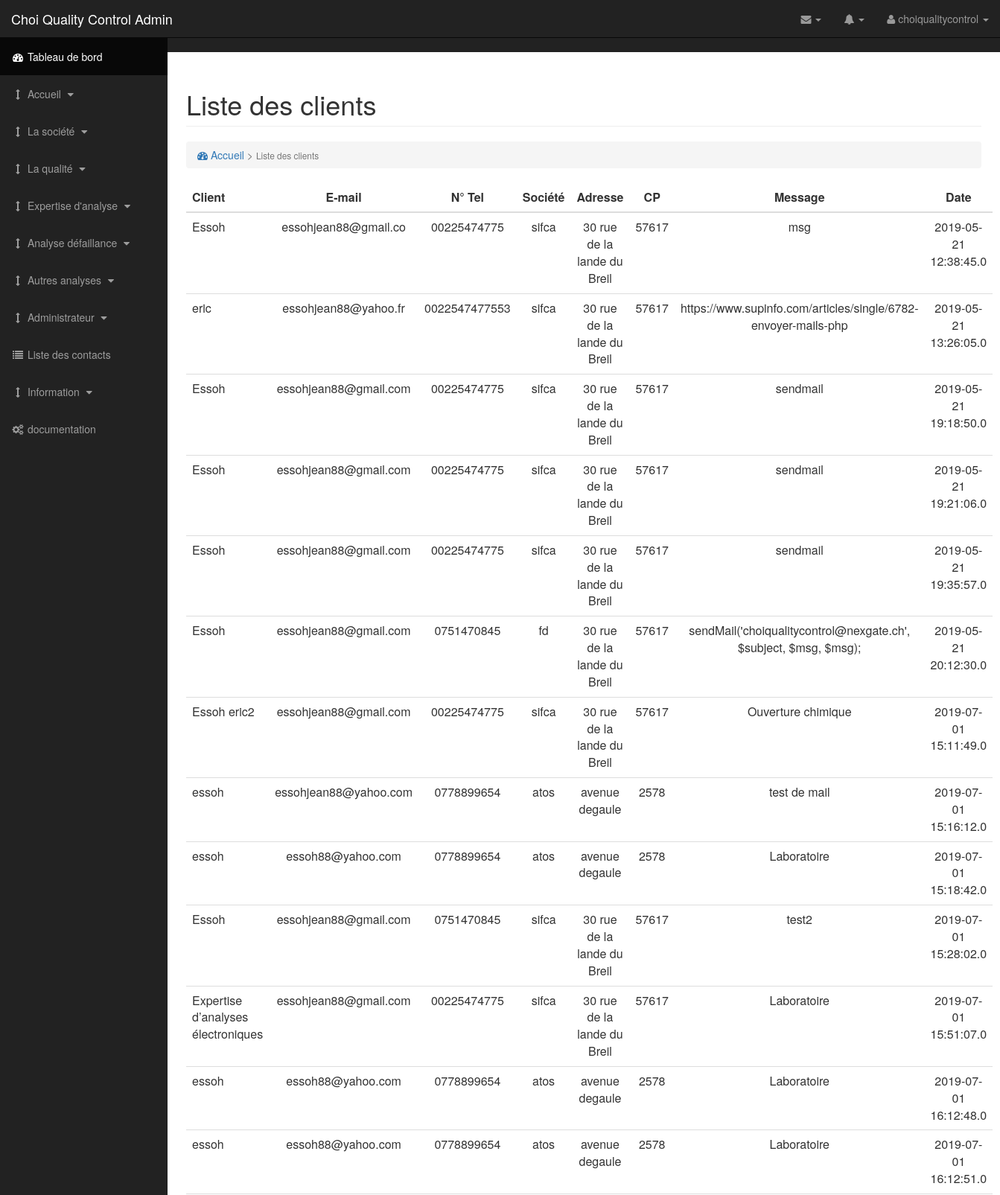
Page /admin/list-contact.php (signed in, upper part) on the committed database.
### tables this page shows
CREATE TABLE IF NOT EXISTS `contact` (
  `contact_id` int(11) NOT NULL AUTO_INCREMENT,
  `contact_nom` varchar(50) NOT NULL,
  `contact_email` varchar(50) NOT NULL,
  `contact_tel` varchar(15) DEFAULT NULL,
  `contact_societe` varchar(50) NOT NULL,
  `contact_adresse` varchar(100) NOT NULL,
  `contact_postal` varchar(5) NOT NULL,
  `contact_message` text NOT NULL,
  `contact_date` datetime(1) NOT NULL,
  `contact_active` tinyint(1) NOT NULL DEFAULT '0',
  PRIMARY KEY (`contact_id`)
);

### admin/process/t-list-contact.php (called while the page is built, shortened)
<?php
	require('config.php');
    $prestations = $db->prepare('SELECT * FROM contact ORDER BY contact_active DESC');
    $prestations->execute();
 ?>

### admin/list-contact.php (the view, shortened to what this page needs)
<?php
    require('process/t-list-contact.php');
?>
<!DOCTYPE html>
<html lang="fr">
<head>
</head>
<body>
    <div id="wrapper">
        <nav class="navbar navbar-inverse navbar-fixed-top" role="navigation">
        </nav>
        <div id="page-wrapper">
            <div class="container-fluid">
                <div class="row">
                    <div class="col-lg-12">
                        <h1 class="page-header">
                            Liste des clients
                        </h1>
                        <ol class="breadcrumb">
                            <li class="active">
                                <a href="\choiqualitycontrol\admin\index.php"><i class="fa fa-dashboard"></i> Accueil</a> > <small>Liste des clients</small>
                            </li>
                        </ol>
                    </div>
                </div>
                <div class="row">
                    <div class="col-lg-12">
                        <table class="table striped-table">
                            <thead>
                                <tr>
                                    <th>Client</th>
                                    <th class="text-center">E-mail</th>
                                    <th class="text-center">N° Tel</th>
                                    <th class="text-center">Société</th>
                                    <th class="text-center">Adresse</th>
                                    <th class="text-center">CP</th>
                                    <th class="text-center">Message</th>
                                     <th class="text-center">Date</th>
                                </tr>
                            </thead>
                            <tbody>
                                <?php while ($prest = $prestations->fetch()) { ?>
                                    <tr>
                                        <td><?= $prest['contact_nom']?></td>
                                        <td class="text-center"><?= $prest['contact_email']?></td>
                                        <td class="text-center"><?= $prest['contact_tel']?></td>
                                        <td class="text-center"><?= $prest['contact_societe']?></td>
                                        <td class="text-center"><?= $prest['contact_adresse']?></td>
                                        <td class="text-center"><?= $prest['contact_postal']?></td>
                                        <td class="text-center"><?= $prest['contact_message']?></td>
                                         <td class="text-center"><?= $prest['contact_date']?></td>
                                    </tr>
                                <?php } ?>
                            </tbody>
                        </table>
                    </div>
                </div>
            </div>
        </div>
    </div>
</body>
</html>

### assets/css/sb-admin.css (style rules this page uses)
body { margin-top: 100px; background-color: #222; }
@media (min-width:768px) { body { margin-top: 50px; } }
#wrapper { padding-left: 0; }
#page-wrapper { width: 100%; padding: 0; background-color: #fff; }
@media (min-width:768px) { #wrapper { padding-left: 225px; } }
@media (min-width:768px) { #page-wrapper { padding: 10px; } }
.top-nav { padding: 0 15px; }
.top-nav>li { display: inline-block; float: left; }
.top-nav>li>a { padding-top: 15px; padding-bottom: 15px; line-height: 20px; color: #999; }
@media (min-width:768px) { .side-nav { position: fixed; top: 51px; left: 225px; width: 225px; margin-left: -225px; border: none; border-radius: 0; overflow-y: auto; background-color: #222; bottom: 0; overflow-x: hidden; padding-bottom: 40px; } }
@media (min-width:768px) { .side-nav>li>a { width: 225px; } }

### assets/css/style-admin.css (style rules this page uses)
.text-center { text-align: center; }

### rows in the picture
contact: contact_nom "Essoh", contact_email "essohjean88@gmail.co", contact_tel "00225474775", contact_societe "sifca", contact_adresse "30 rue de la lande du Breil", contact_postal "57617", contact_message "msg", contact_date "2019-05-21 12:38:45.0"
contact: contact_nom "eric", contact_email "essohjean88@yahoo.fr", contact_tel "0022547477553", contact_societe "sifca", contact_adresse "30 rue de la lande du Breil", contact_postal "57617", contact_message "https://www.supinfo.com/articles/single/6782-envoyer-mails-php", contact_date "2019-05-21 13:26:05.0"
contact: contact_nom "Essoh", contact_email "essohjean88@gmail.com", contact_tel "00225474775", contact_societe "sifca", contact_adresse "30 rue de la lande du Breil", contact_postal "57617", contact_message "sendmail", contact_date "2019-05-21 19:18:50.0"
contact: contact_nom "Essoh", contact_email "essohjean88@gmail.com", contact_tel "00225474775", contact_societe "sifca", contact_adresse "30 rue de la lande du Breil", contact_postal "57617", contact_message "sendmail", contact_date "2019-05-21 19:21:06.0"
contact: contact_nom "Essoh", contact_email "essohjean88@gmail.com", contact_tel "00225474775", contact_societe "sifca", contact_adresse "30 rue de la lande du Breil", contact_postal "57617", contact_message "sendmail", contact_date "2019-05-21 19:35:57.0"
contact: contact_nom "Essoh", contact_email "essohjean88@gmail.com", contact_tel "0751470845", contact_societe "fd", contact_adresse "30 rue de la lande du Breil", contact_postal "57617", contact_message "sendMail('choiqualitycontrol@nexgate.ch', $subject, $msg, $msg);", contact_date "2019-05-21 20:12:30.0"
contact: contact_nom "Essoh eric2", contact_email "essohjean88@gmail.com", contact_tel "00225474775", contact_societe "sifca", contact_adresse "30 rue de la lande du Breil", contact_postal "57617", contact_message "Ouverture chimique", contact_date "2019-07-01 15:11:49.0"
contact: contact_nom "essoh", contact_email "essohjean88@yahoo.com", contact_tel "0778899654", contact_societe "atos", contact_adresse "avenue degaule", contact_postal "2578", contact_message "test de mail", contact_date "2019-07-01 15:16:12.0"
contact: contact_nom "essoh", contact_email "essoh88@yahoo.com", contact_tel "0778899654", contact_societe "atos", contact_adresse "avenue degaule", contact_postal "2578", contact_message "Laboratoire", contact_date "2019-07-01 15:18:42.0"
contact: contact_nom "Essoh", contact_email "essohjean88@gmail.com", contact_tel "0751470845", contact_societe "sifca", contact_adresse "30 rue de la lande du Breil", contact_postal "57617", contact_message "test2", contact_date "2019-07-01 15:28:02.0"
contact: contact_nom "Expertise d’analyses électroniques", contact_email "essohjean88@gmail.com", contact_tel "00225474775", contact_societe "sifca", contact_adresse "30 rue de la lande du Breil", contact_postal "57617", contact_message "Laboratoire", contact_date "2019-07-01 15:51:07.0"
contact: contact_nom "essoh", contact_email "essoh88@yahoo.com", contact_tel "0778899654", contact_societe "atos", contact_adresse "avenue degaule", contact_postal "2578", contact_message "Laboratoire", contact_date "2019-07-01 16:12:48.0"
contact: contact_nom "essoh", contact_email "essoh88@yahoo.com", contact_tel "0778899654", contact_societe "atos", contact_adresse "avenue degaule", contact_postal "2578", contact_message "Laboratoire", contact_date "2019-07-01 16:12:51.0"
